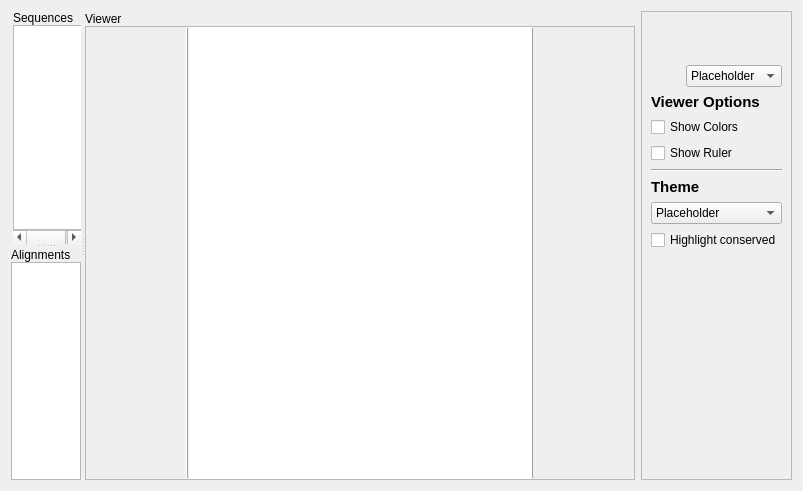
<?xml version="1.0" encoding="UTF-8"?>
<ui version="4.0">
 <class>Workspace</class>
 <widget class="QWidget" name="Workspace">
  <property name="geometry">
   <rect>
    <x>0</x>
    <y>0</y>
    <width>758</width>
    <height>491</height>
   </rect>
  </property>
  <property name="windowTitle">
   <string>Form</string>
  </property>
  <layout class="QHBoxLayout" name="horizontalLayout">
   <item>
    <widget class="QSplitter" name="splitter_2">
     <property name="sizePolicy">
      <sizepolicy hsizetype="Preferred" vsizetype="Preferred">
       <horstretch>0</horstretch>
       <verstretch>0</verstretch>
      </sizepolicy>
     </property>
     <property name="orientation">
      <enum>Qt::Horizontal</enum>
     </property>
     <widget class="QFrame" name="frame">
      <property name="sizePolicy">
       <sizepolicy hsizetype="Preferred" vsizetype="Preferred">
        <horstretch>0</horstretch>
        <verstretch>0</verstretch>
       </sizepolicy>
      </property>
      <property name="maximumSize">
       <size>
        <width>300</width>
        <height>16777215</height>
       </size>
      </property>
      <property name="baseSize">
       <size>
        <width>0</width>
        <height>0</height>
       </size>
      </property>
      <property name="frameShape">
       <enum>QFrame::NoFrame</enum>
      </property>
      <property name="frameShadow">
       <enum>QFrame::Raised</enum>
      </property>
      <layout class="QVBoxLayout" name="verticalLayout_5">
       <property name="spacing">
        <number>0</number>
       </property>
       <property name="leftMargin">
        <number>0</number>
       </property>
       <property name="topMargin">
        <number>0</number>
       </property>
       <property name="rightMargin">
        <number>0</number>
       </property>
       <property name="bottomMargin">
        <number>0</number>
       </property>
       <item>
        <widget class="QSplitter" name="splitter">
         <property name="frameShape">
          <enum>QFrame::NoFrame</enum>
         </property>
         <property name="frameShadow">
          <enum>QFrame::Plain</enum>
         </property>
         <property name="orientation">
          <enum>Qt::Vertical</enum>
         </property>
         <widget class="QWidget" name="layoutWidget">
          <layout class="QVBoxLayout" name="verticalLayout_2">
           <property name="spacing">
            <number>0</number>
           </property>
           <property name="leftMargin">
            <number>2</number>
           </property>
           <item>
            <widget class="QLabel" name="seqLabel">
             <property name="text">
              <string>Sequences</string>
             </property>
            </widget>
           </item>
           <item>
            <widget class="QScrollArea" name="scrollArea">
             <property name="sizePolicy">
              <sizepolicy hsizetype="Preferred" vsizetype="Expanding">
               <horstretch>0</horstretch>
               <verstretch>0</verstretch>
              </sizepolicy>
             </property>
             <property name="frameShape">
              <enum>QFrame::NoFrame</enum>
             </property>
             <property name="lineWidth">
              <number>0</number>
             </property>
             <property name="widgetResizable">
              <bool>true</bool>
             </property>
             <widget class="QWidget" name="scrollAreaWidgetContents">
              <property name="geometry">
               <rect>
                <x>0</x>
                <y>0</y>
                <width>70</width>
                <height>201</height>
               </rect>
              </property>
              <layout class="QVBoxLayout" name="verticalLayout">
               <property name="spacing">
                <number>0</number>
               </property>
               <property name="leftMargin">
                <number>0</number>
               </property>
               <property name="topMargin">
                <number>0</number>
               </property>
               <property name="rightMargin">
                <number>0</number>
               </property>
               <property name="bottomMargin">
                <number>0</number>
               </property>
               <item>
                <widget class="QTreeView" name="seqTreeView">
                 <property name="sizePolicy">
                  <sizepolicy hsizetype="Preferred" vsizetype="Expanding">
                   <horstretch>0</horstretch>
                   <verstretch>0</verstretch>
                  </sizepolicy>
                 </property>
                </widget>
               </item>
              </layout>
             </widget>
            </widget>
           </item>
          </layout>
         </widget>
         <widget class="QWidget" name="layoutWidget">
          <layout class="QVBoxLayout" name="verticalLayout_3">
           <property name="spacing">
            <number>0</number>
           </property>
           <item>
            <widget class="QLabel" name="alignLabel">
             <property name="text">
              <string>Alignments</string>
             </property>
            </widget>
           </item>
           <item>
            <widget class="QScrollArea" name="scrollArea_2">
             <property name="sizePolicy">
              <sizepolicy hsizetype="Preferred" vsizetype="Expanding">
               <horstretch>0</horstretch>
               <verstretch>0</verstretch>
              </sizepolicy>
             </property>
             <property name="frameShape">
              <enum>QFrame::NoFrame</enum>
             </property>
             <property name="lineWidth">
              <number>0</number>
             </property>
             <property name="widgetResizable">
              <bool>true</bool>
             </property>
             <widget class="QWidget" name="scrollAreaWidgetContents_2">
              <property name="geometry">
               <rect>
                <x>0</x>
                <y>0</y>
                <width>70</width>
                <height>214</height>
               </rect>
              </property>
              <layout class="QVBoxLayout" name="verticalLayout_4">
               <property name="spacing">
                <number>0</number>
               </property>
               <property name="leftMargin">
                <number>0</number>
               </property>
               <property name="topMargin">
                <number>0</number>
               </property>
               <property name="rightMargin">
                <number>0</number>
               </property>
               <property name="bottomMargin">
                <number>0</number>
               </property>
               <item>
                <widget class="QTreeView" name="alignTreeView">
                 <property name="sizePolicy">
                  <sizepolicy hsizetype="Preferred" vsizetype="Expanding">
                   <horstretch>0</horstretch>
                   <verstretch>0</verstretch>
                  </sizepolicy>
                 </property>
                 <attribute name="headerVisible">
                  <bool>true</bool>
                 </attribute>
                </widget>
               </item>
              </layout>
             </widget>
            </widget>
           </item>
          </layout>
         </widget>
        </widget>
       </item>
      </layout>
     </widget>
     <widget class="QFrame" name="frame_2">
      <property name="sizePolicy">
       <sizepolicy hsizetype="Expanding" vsizetype="Preferred">
        <horstretch>0</horstretch>
        <verstretch>0</verstretch>
       </sizepolicy>
      </property>
      <property name="minimumSize">
       <size>
        <width>550</width>
        <height>0</height>
       </size>
      </property>
      <property name="frameShape">
       <enum>QFrame::NoFrame</enum>
      </property>
      <property name="frameShadow">
       <enum>QFrame::Plain</enum>
      </property>
      <property name="lineWidth">
       <number>0</number>
      </property>
      <layout class="QVBoxLayout" name="verticalLayout_6">
       <property name="spacing">
        <number>0</number>
       </property>
       <property name="leftMargin">
        <number>0</number>
       </property>
       <property name="topMargin">
        <number>1</number>
       </property>
       <property name="rightMargin">
        <number>0</number>
       </property>
       <property name="bottomMargin">
        <number>0</number>
       </property>
       <item>
        <widget class="QLabel" name="seqLabel_2">
         <property name="text">
          <string>Viewer</string>
         </property>
        </widget>
       </item>
       <item>
        <widget class="QScrollArea" name="scrollArea_3">
         <property name="frameShape">
          <enum>QFrame::StyledPanel</enum>
         </property>
         <property name="frameShadow">
          <enum>QFrame::Raised</enum>
         </property>
         <property name="lineWidth">
          <number>0</number>
         </property>
         <property name="midLineWidth">
          <number>1</number>
         </property>
         <property name="widgetResizable">
          <bool>true</bool>
         </property>
         <widget class="QWidget" name="scrollAreaWidgetContents_3">
          <property name="geometry">
           <rect>
            <x>0</x>
            <y>0</y>
            <width>548</width>
            <height>452</height>
           </rect>
          </property>
          <layout class="QHBoxLayout" name="horizontalLayout_2">
           <property name="spacing">
            <number>0</number>
           </property>
           <property name="leftMargin">
            <number>0</number>
           </property>
           <property name="topMargin">
            <number>0</number>
           </property>
           <property name="rightMargin">
            <number>0</number>
           </property>
           <property name="bottomMargin">
            <number>0</number>
           </property>
           <item>
            <widget class="QPlainTextEdit" name="namesEdit">
             <property name="sizePolicy">
              <sizepolicy hsizetype="Fixed" vsizetype="Expanding">
               <horstretch>0</horstretch>
               <verstretch>0</verstretch>
              </sizepolicy>
             </property>
             <property name="maximumSize">
              <size>
               <width>100</width>
               <height>16777215</height>
              </size>
             </property>
             <property name="styleSheet">
              <string notr="true">background-color: rgb(239, 239, 239);</string>
             </property>
             <property name="frameShape">
              <enum>QFrame::NoFrame</enum>
             </property>
             <property name="frameShadow">
              <enum>QFrame::Plain</enum>
             </property>
             <property name="lineWidth">
              <number>1</number>
             </property>
             <property name="midLineWidth">
              <number>0</number>
             </property>
            </widget>
           </item>
           <item>
            <widget class="Line" name="line">
             <property name="frameShadow">
              <enum>QFrame::Raised</enum>
             </property>
             <property name="orientation">
              <enum>Qt::Vertical</enum>
             </property>
            </widget>
           </item>
           <item>
            <widget class="QTextBrowser" name="seqBrowser">
             <property name="frameShape">
              <enum>QFrame::NoFrame</enum>
             </property>
             <property name="frameShadow">
              <enum>QFrame::Sunken</enum>
             </property>
             <property name="lineWidth">
              <number>0</number>
             </property>
             <property name="midLineWidth">
              <number>1</number>
             </property>
            </widget>
           </item>
           <item>
            <widget class="Line" name="line_2">
             <property name="frameShadow">
              <enum>QFrame::Raised</enum>
             </property>
             <property name="orientation">
              <enum>Qt::Vertical</enum>
             </property>
            </widget>
           </item>
           <item>
            <widget class="QPlainTextEdit" name="numbersEdit">
             <property name="sizePolicy">
              <sizepolicy hsizetype="Fixed" vsizetype="Expanding">
               <horstretch>0</horstretch>
               <verstretch>0</verstretch>
              </sizepolicy>
             </property>
             <property name="maximumSize">
              <size>
               <width>100</width>
               <height>16777215</height>
              </size>
             </property>
             <property name="styleSheet">
              <string notr="true">background-color: rgb(239, 239, 239);</string>
             </property>
             <property name="frameShape">
              <enum>QFrame::NoFrame</enum>
             </property>
             <property name="lineWidth">
              <number>0</number>
             </property>
             <property name="midLineWidth">
              <number>1</number>
             </property>
            </widget>
           </item>
          </layout>
         </widget>
        </widget>
       </item>
      </layout>
     </widget>
    </widget>
   </item>
   <item>
    <widget class="QFrame" name="frame_3">
     <property name="frameShape">
      <enum>QFrame::StyledPanel</enum>
     </property>
     <property name="frameShadow">
      <enum>QFrame::Raised</enum>
     </property>
     <layout class="QVBoxLayout" name="verticalLayout_7">
      <property name="topMargin">
       <number>12</number>
      </property>
      <item>
       <spacer name="verticalSpacer_2">
        <property name="orientation">
         <enum>Qt::Vertical</enum>
        </property>
        <property name="sizeHint" stdset="0">
         <size>
          <width>20</width>
          <height>40</height>
         </size>
        </property>
       </spacer>
      </item>
      <item>
       <layout class="QHBoxLayout" name="horizontalLayout_3">
        <item>
         <spacer name="horizontalSpacer">
          <property name="orientation">
           <enum>Qt::Horizontal</enum>
          </property>
          <property name="sizeHint" stdset="0">
           <size>
            <width>40</width>
            <height>20</height>
           </size>
          </property>
         </spacer>
        </item>
        <item>
         <widget class="QComboBox" name="comboBox_2">
          <item>
           <property name="text">
            <string>Placeholder</string>
           </property>
          </item>
         </widget>
        </item>
       </layout>
      </item>
      <item>
       <widget class="QLabel" name="optionsLabel">
        <property name="font">
         <font>
          <pointsize>11</pointsize>
          <weight>75</weight>
          <bold>true</bold>
         </font>
        </property>
        <property name="styleSheet">
         <string notr="true"/>
        </property>
        <property name="text">
         <string>Viewer Options</string>
        </property>
        <property name="textFormat">
         <enum>Qt::MarkdownText</enum>
        </property>
       </widget>
      </item>
      <item>
       <widget class="QCheckBox" name="checkBox">
        <property name="text">
         <string>Show Colors</string>
        </property>
       </widget>
      </item>
      <item>
       <widget class="QCheckBox" name="checkBox_2">
        <property name="text">
         <string>Show Ruler</string>
        </property>
       </widget>
      </item>
      <item>
       <widget class="Line" name="line_3">
        <property name="orientation">
         <enum>Qt::Horizontal</enum>
        </property>
       </widget>
      </item>
      <item>
       <widget class="QLabel" name="themeLabel">
        <property name="font">
         <font>
          <pointsize>11</pointsize>
          <weight>75</weight>
          <bold>true</bold>
         </font>
        </property>
        <property name="styleSheet">
         <string notr="true"/>
        </property>
        <property name="text">
         <string>Theme</string>
        </property>
        <property name="textFormat">
         <enum>Qt::MarkdownText</enum>
        </property>
       </widget>
      </item>
      <item>
       <widget class="QComboBox" name="comboBox">
        <item>
         <property name="text">
          <string>Placeholder</string>
         </property>
        </item>
       </widget>
      </item>
      <item>
       <widget class="QCheckBox" name="checkBox_3">
        <property name="text">
         <string>Highlight conserved</string>
        </property>
       </widget>
      </item>
      <item>
       <spacer name="verticalSpacer">
        <property name="orientation">
         <enum>Qt::Vertical</enum>
        </property>
        <property name="sizeHint" stdset="0">
         <size>
          <width>20</width>
          <height>220</height>
         </size>
        </property>
       </spacer>
      </item>
     </layout>
    </widget>
   </item>
  </layout>
 </widget>
 <resources/>
 <connections/>
</ui>
